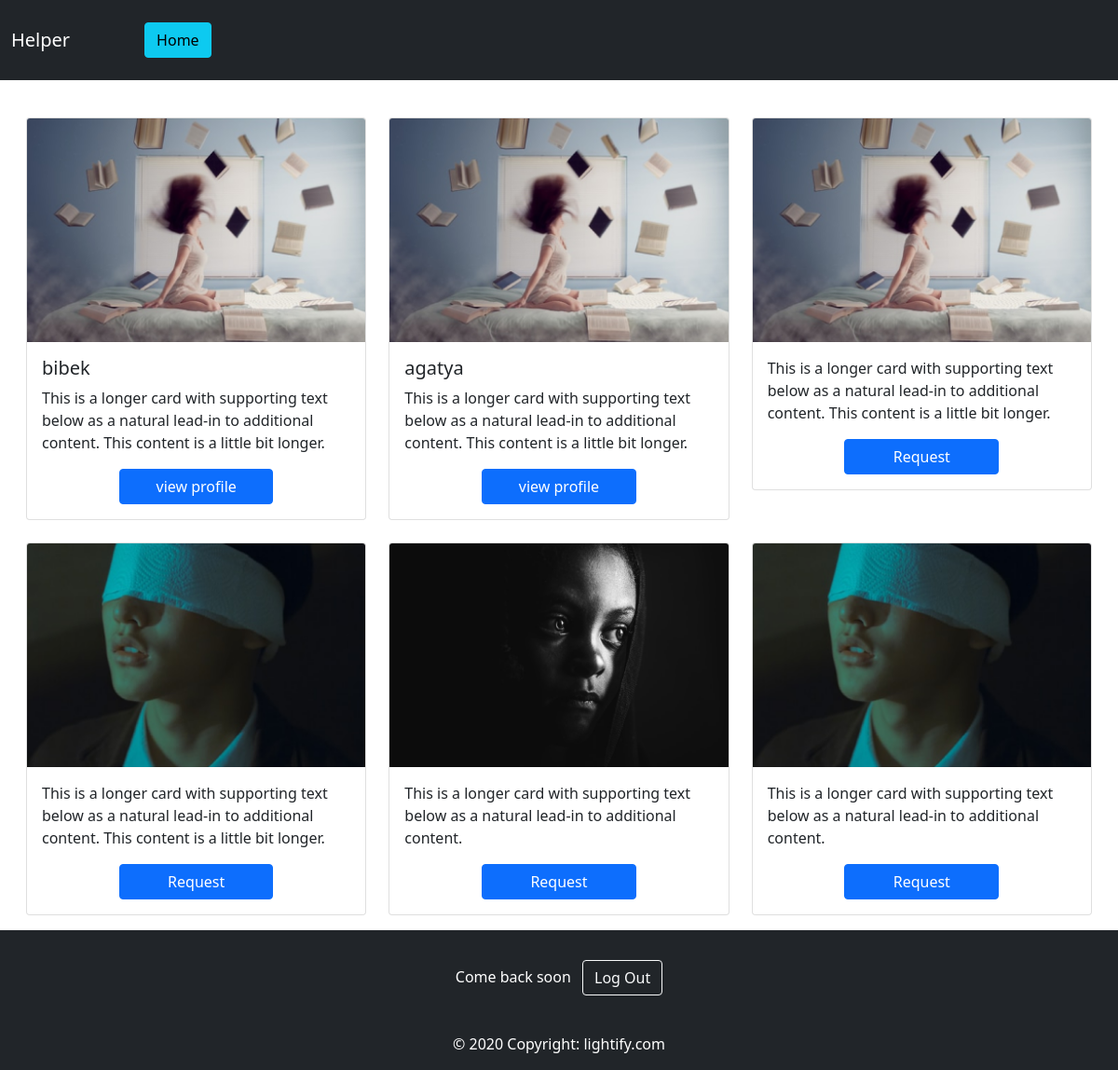
Screenshot of /bookings/helper (signed in) with the database file from the repository.
### accounts/models.py (models this page shows)
class Helper(models.Model):
    username = models.CharField(max_length=120)
    can_help=models.BooleanField(default=True)

### bookings/views.py (the view)
# urls.py: path('helper',views.helper,name="helper"),
def helper(request):
    if request.user.is_anonymous:
        return redirect('/')
    helpers=Helper.objects.all()
    return render(request,'helperpage.html',{'helpers':helpers})

### templates/helperpage.html (shortened to what this page needs)
{% load static %}
<!DOCTYPE html>
<html lang="en">
<head>
    <link href="https://cdn.jsdelivr.net/npm/bootstrap@5.0.2/dist/css/bootstrap.min.css" rel="stylesheet">
</head>
<body>
    <nav class="navbar navbar-expand-lg navbar-dark bg-dark">
        <div class="container-fluid">
          <a class="navbar-brand " href="#">Helper</a>
          <div class="collapse navbar-collapse ms-5" id="navbarScroll">
            <a class="btn btn-info m-3" style="margin-left: auto;" href="/" role="button">Home</a>
          </div>
        </div>
    </nav>
    <div class="row row-cols-1 row-cols-md-3 g-4 m-3">
      {% for helper in helpers %}
      {% if helper.can_help %}
      <div class="col">
        <div class="card">
          <img src="{% static 'images/Rectangle 1.png' %}" class="card-img-top" alt="...">
          <div class="card-body">
            <h5 class="card-title">{{helper.username}}</h5>
            <p class="card-text">This is a longer card with supporting text below as a natural lead-in to additional content.
              This content is a little bit longer.</p>
            <div class="d-grid gap-2 col-6 mx-auto">
              <a href="/bookings/profile/{{helper.username}}" class="btn btn-primary">view profile</a>
            </div>
          </div>
        </div>
      </div>
      {% endif %}
      {% endfor %}
        <div class="col">
          <div class="card">
                <img src="{% static 'images/Rectangle 1.png' %}" class="card-img-top" alt="..." >
            <div class="card-body">
              <p class="card-text">This is a longer card with supporting text below as a natural lead-in to additional content. This content is a little bit longer.</p>
              <div class="d-grid gap-2 col-6 mx-auto">
                <button type="button" class="btn btn-primary ">Request</button>
              </div>
            </div>
          </div>
        </div>
        <div class="col">
          <div class="card">
            <img src="{% static 'images/Rectangle 2.png' %}" class="card-img-top" alt="...">
            <div class="card-body">
              <p class="card-text">This is a longer card with supporting text below as a natural lead-in to additional content. This content is a little bit longer.</p>
              <div class="d-grid gap-2 col-6 mx-auto">
                <button type="button" class="btn btn-primary ">Request</button>
              </div>
            </div>
          </div>
        </div>
        <div class="col">
          <div class="card">
            <img src="{% static 'images/Rectangle 3.png' %}" class="card-img-top" alt="...">
            <div class="card-body">
              <p class="card-text">This is a longer card with supporting text below as a natural lead-in to additional content.</p>
              <div class="d-grid gap-2 col-6 mx-auto">
                <button type="button" class="btn btn-primary ">Request</button>
              </div>
            </div>
          </div>
        </div>
        <div class="col">
            <div class="card">
              <img src="{% static 'images/Rectangle 2.png' %}" class="card-img-top" alt="...">
              <div class="card-body">
                <p class="card-text">This is a longer card with supporting text below as a natural lead-in to additional content.</p>
                <div class="d-grid gap-2 col-6 mx-auto">
                  <button type="button" class="btn btn-primary ">Request</button>
                </div>
              </div>
            </div>
          </div>
      </div>
        <footer class="page-footer font-small bg-dark pt-4">
            <div class="container">
            <ul class="list-unstyled list-inline text-center py-2">
                <li class="list-inline-item">
                <p class="mb-1 " style="color: white">Come back soon</h5>
                </li>
                <li class="list-inline-item" >
                    <a href="/logout" class="btn btn-outline-light">Log Out</a>
                </li>
            </ul>
            </div>
            <div class="footer-copyright text-center py-3" style="color: white">© 2020 Copyright:
            <a href="#" style="color: white ; text-decoration: none"> lightify.com</a>
            </div>
        </footer>
</body>
</html>

### rows the page displays
Helper: can_help True (drawn), username "bibek"
Helper: can_help True (drawn), username "agatya"
